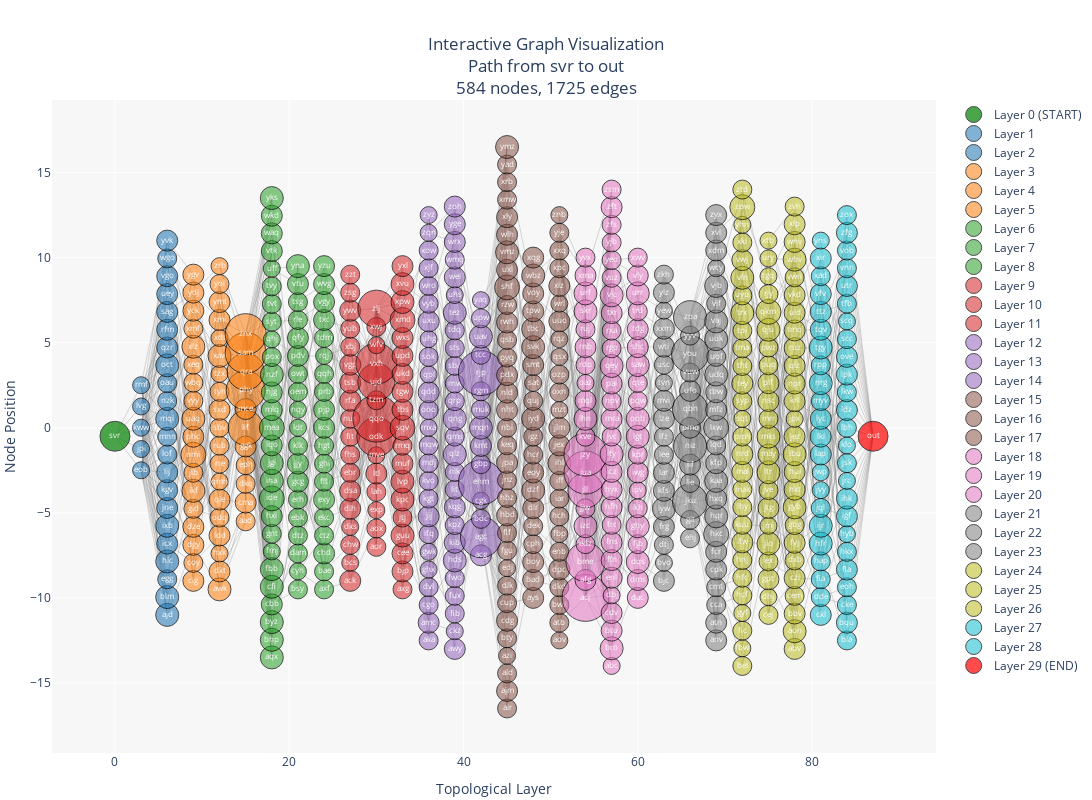

Source (notebook cell):
### Code cell
# Alternative: Use plotly for interactive visualization
import plotly.graph_objects as go

# Prepare edge traces
edge_traces = []
for source, target in graph.edges():
    if source in pos and target in pos:
        x0, y0 = pos[source]
        x1, y1 = pos[target]
        edge_traces.append(
            go.Scatter(
                x=[x0, x1, None],
                y=[y0, y1, None],
                mode='lines',
                line=dict(color='rgba(125, 125, 125, 0.3)', width=1),
                hoverinfo='none',
                showlegend=False
            )
        )

# Prepare node traces by layer
node_traces = []
for layer_num in sorted(layers.keys()):
    nodes_list = sorted(list(layers[layer_num]))
    
    x_coords = [pos[node][0] for node in nodes_list]
    y_coords = [pos[node][1] for node in nodes_list]
    
    # Count incoming paths to each node for sizing
    node_sizes = []
    for node in nodes_list:
        if node == start_node:
            size = 30
        elif node == end_node:
            size = 30
        else:
            # Size by number of predecessors
            size = 15 + len(list(graph.predecessors(node))) * 2
        node_sizes.append(size)
    
    # Create hover text with path information
    hover_texts = []
    for node in nodes_list:
        in_degree = graph.in_degree(node)
        out_degree = graph.out_degree(node)
        predecessors = list(graph.predecessors(node))
        successors = list(graph.successors(node))
        
        hover_text = f"<b>{node}</b><br>"
        hover_text += f"Layer: {layer_num}<br>"
        hover_text += f"In-degree: {in_degree}<br>"
        hover_text += f"Out-degree: {out_degree}<br>"
        if predecessors:
            hover_text += f"From: {', '.join(sorted(predecessors)[:5])}"
            if len(predecessors) > 5:
                hover_text += f"... (+{len(predecessors)-5} more)"
            hover_text += "<br>"
        if successors:
            hover_text += f"To: {', '.join(sorted(successors)[:5])}"
            if len(successors) > 5:
                hover_text += f"... (+{len(successors)-5} more)"
        
        hover_texts.append(hover_text)
    
    # Determine color
    if start_node in nodes_list:
        color = 'green'
        name = f'Layer {layer_num} (START)'
    elif end_node in nodes_list:
        color = 'red'
        name = f'Layer {layer_num} (END)'
    else:
        color = color_palette[layer_num]
        name = f'Layer {layer_num}'
    
    node_traces.append(
        go.Scatter(
            x=x_coords,
            y=y_coords,
            mode='markers+text',
            marker=dict(
                size=node_sizes,
                color=[f'rgba({int(color[0]*255)},{int(color[1]*255)},{int(color[2]*255)},0.8)' 
                       if isinstance(color, (list, tuple, np.ndarray)) else color 
                       for _ in nodes_list],
                line=dict(color='black', width=1)
            ),
            text=nodes_list,
            textposition='middle center',
            textfont=dict(size=8, color='white'),
            hovertext=hover_texts,
            hoverinfo='text',
            name=name
        )
    )

# Create figure
fig = go.Figure(data=edge_traces + node_traces)

fig.update_layout(
    title=dict(
        text=f'Interactive Graph Visualization<br>Path from {start_node} to {end_node}<br>'
             f'{graph.number_of_nodes()} nodes, {graph.number_of_edges()} edges',
        x=0.5,
        xanchor='center'
    ),
    showlegend=True,
    hovermode='closest',
    margin=dict(b=20, l=5, r=5, t=100),
    xaxis=dict(
        title='Topological Layer',
        showgrid=True,
        zeroline=False,
        showticklabels=True
    ),
    yaxis=dict(
        title='Node Position',
        showgrid=True,
        zeroline=False,
        showticklabels=True
    ),
    width=1200,
    height=800,
    plot_bgcolor='rgba(240, 240, 240, 0.5)'
)

fig.show()

print(f"\n💡 Hover over nodes to see detailed connection information!")
print(f"📊 Node sizes reflect the number of incoming connections")
